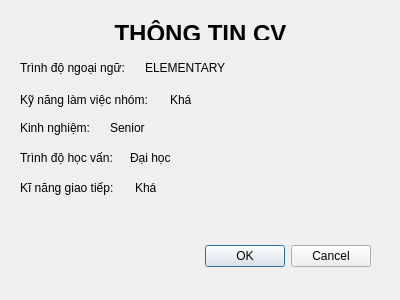
<?xml version="1.0" encoding="UTF-8"?>
<ui version="4.0">
 <class>Dialog</class>
 <widget class="QDialog" name="Dialog">
  <property name="geometry">
   <rect>
    <x>0</x>
    <y>0</y>
    <width>400</width>
    <height>300</height>
   </rect>
  </property>
  <property name="windowTitle">
   <string>Dialog</string>
  </property>
  <widget class="QDialogButtonBox" name="buttonBox">
   <property name="geometry">
    <rect>
     <x>30</x>
     <y>240</y>
     <width>341</width>
     <height>32</height>
    </rect>
   </property>
   <property name="orientation">
    <enum>Qt::Horizontal</enum>
   </property>
   <property name="standardButtons">
    <set>QDialogButtonBox::Cancel|QDialogButtonBox::Ok</set>
   </property>
  </widget>
  <widget class="QLabel" name="label">
   <property name="geometry">
    <rect>
     <x>0</x>
     <y>20</y>
     <width>401</width>
     <height>20</height>
    </rect>
   </property>
   <property name="text">
    <string>&lt;html&gt;&lt;head/&gt;&lt;body&gt;&lt;p align=&quot;center&quot;&gt;&lt;span style=&quot; font-size:18pt; font-weight:700;&quot;&gt;THÔNG TIN CV&lt;/span&gt;&lt;/p&gt;&lt;/body&gt;&lt;/html&gt;</string>
   </property>
  </widget>
  <widget class="QLabel" name="label_2">
   <property name="geometry">
    <rect>
     <x>20</x>
     <y>60</y>
     <width>121</width>
     <height>16</height>
    </rect>
   </property>
   <property name="text">
    <string>Trình độ ngoại ngữ:</string>
   </property>
  </widget>
  <widget class="QLabel" name="label_3">
   <property name="geometry">
    <rect>
     <x>145</x>
     <y>60</y>
     <width>111</width>
     <height>16</height>
    </rect>
   </property>
   <property name="text">
    <string>ELEMENTARY</string>
   </property>
  </widget>
  <widget class="QLabel" name="label_4">
   <property name="geometry">
    <rect>
     <x>20</x>
     <y>90</y>
     <width>151</width>
     <height>20</height>
    </rect>
   </property>
   <property name="text">
    <string>Kỹ năng làm việc nhóm:</string>
   </property>
  </widget>
  <widget class="QLabel" name="label_5">
   <property name="geometry">
    <rect>
     <x>170</x>
     <y>92</y>
     <width>51</width>
     <height>16</height>
    </rect>
   </property>
   <property name="text">
    <string>Khá</string>
   </property>
  </widget>
  <widget class="QLabel" name="label_6">
   <property name="geometry">
    <rect>
     <x>20</x>
     <y>120</y>
     <width>81</width>
     <height>16</height>
    </rect>
   </property>
   <property name="text">
    <string>Kinh nghiệm:</string>
   </property>
  </widget>
  <widget class="QLabel" name="label_7">
   <property name="geometry">
    <rect>
     <x>110</x>
     <y>120</y>
     <width>81</width>
     <height>16</height>
    </rect>
   </property>
   <property name="text">
    <string>Senior</string>
   </property>
  </widget>
  <widget class="QLabel" name="label_9">
   <property name="geometry">
    <rect>
     <x>20</x>
     <y>150</y>
     <width>111</width>
     <height>16</height>
    </rect>
   </property>
   <property name="text">
    <string>Trình độ học vấn:</string>
   </property>
  </widget>
  <widget class="QLabel" name="label_10">
   <property name="geometry">
    <rect>
     <x>130</x>
     <y>150</y>
     <width>58</width>
     <height>16</height>
    </rect>
   </property>
   <property name="text">
    <string>Đại học</string>
   </property>
  </widget>
  <widget class="QLabel" name="label_11">
   <property name="geometry">
    <rect>
     <x>20</x>
     <y>180</y>
     <width>111</width>
     <height>16</height>
    </rect>
   </property>
   <property name="text">
    <string>Kĩ năng giao tiếp:</string>
   </property>
  </widget>
  <widget class="QLabel" name="label_12">
   <property name="geometry">
    <rect>
     <x>135</x>
     <y>180</y>
     <width>58</width>
     <height>16</height>
    </rect>
   </property>
   <property name="text">
    <string>Khá</string>
   </property>
  </widget>
 </widget>
 <resources/>
 <connections>
  <connection>
   <sender>buttonBox</sender>
   <signal>accepted()</signal>
   <receiver>Dialog</receiver>
   <slot>accept()</slot>
   <hints>
    <hint type="sourcelabel">
     <x>248</x>
     <y>254</y>
    </hint>
    <hint type="destinationlabel">
     <x>157</x>
     <y>274</y>
    </hint>
   </hints>
  </connection>
  <connection>
   <sender>buttonBox</sender>
   <signal>rejected()</signal>
   <receiver>Dialog</receiver>
   <slot>reject()</slot>
   <hints>
    <hint type="sourcelabel">
     <x>316</x>
     <y>260</y>
    </hint>
    <hint type="destinationlabel">
     <x>286</x>
     <y>274</y>
    </hint>
   </hints>
  </connection>
 </connections>
</ui>
